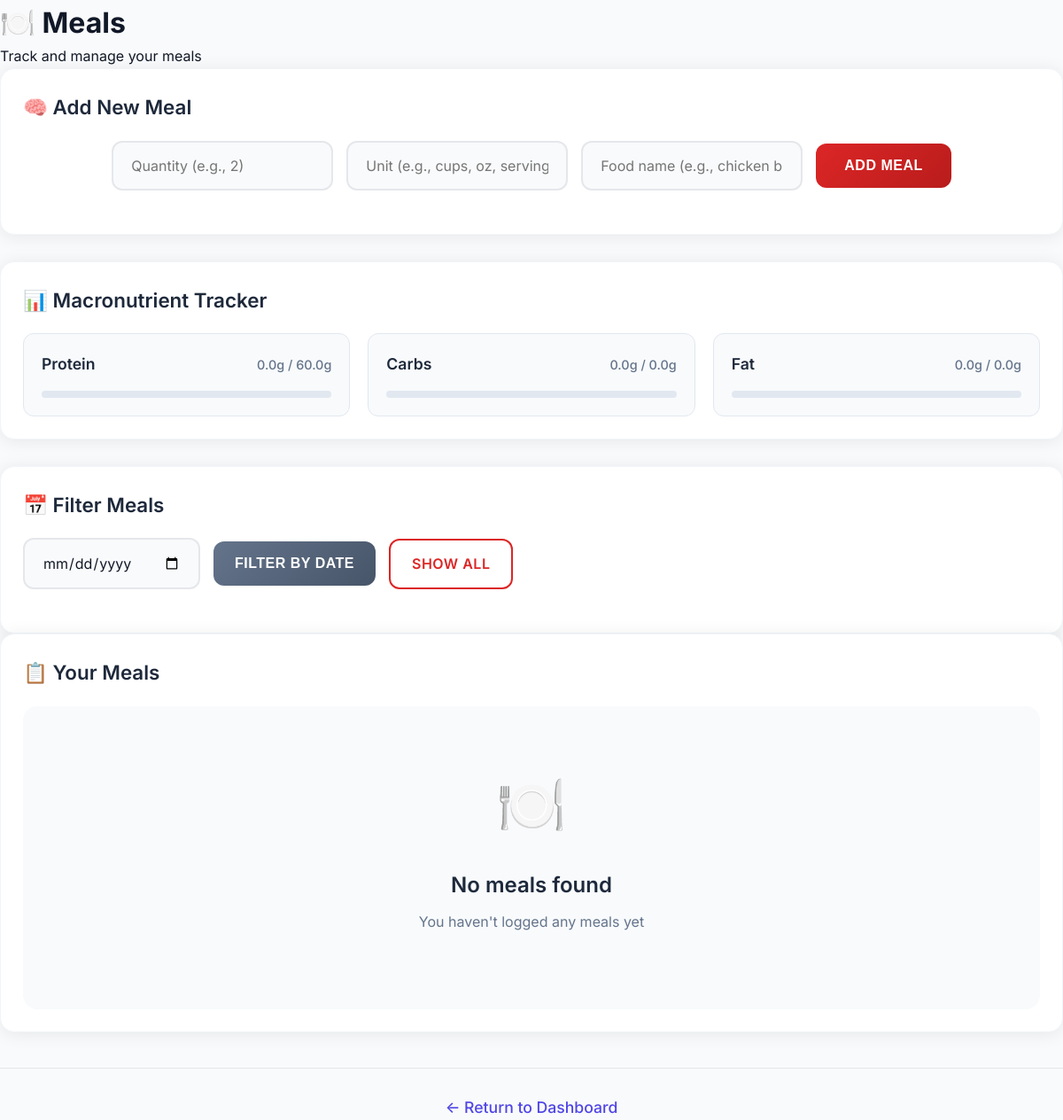
The app's page /meals (signed in), older data.
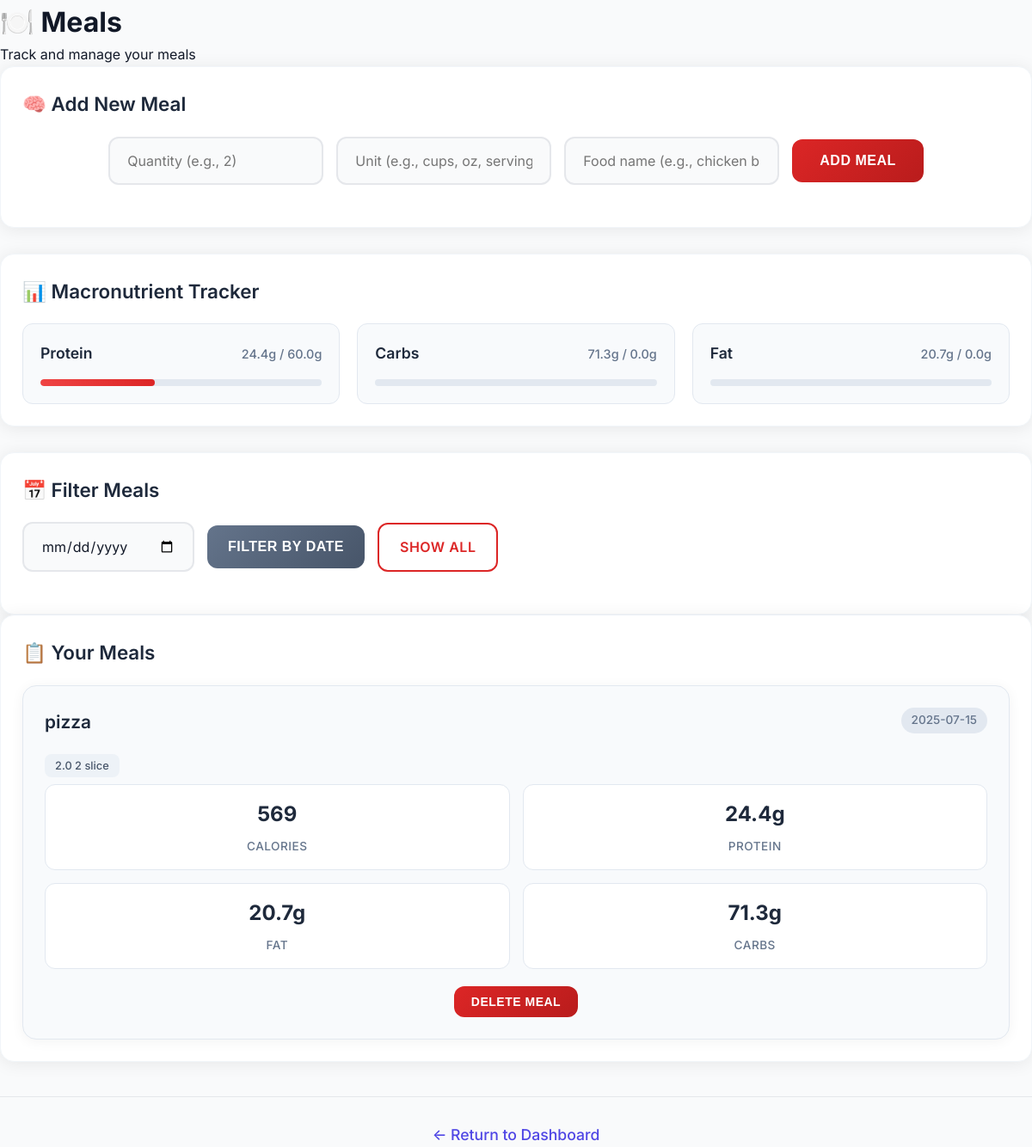
The same page, newer data.
### tables this page shows
CREATE TABLE goals (
            id INTEGER PRIMARY KEY AUTOINCREMENT,
            user_id INTEGER,
            weight_goal REAL,
            calorie_goal INTEGER, protein_goal REAL, carbs_goal REAL, fat_goal REAL,
            FOREIGN KEY (user_id) REFERENCES users(id)
        );

CREATE TABLE meals (
            id INTEGER PRIMARY KEY AUTOINCREMENT,
            user_id INTEGER,
            meal_name TEXT,
            calories REAL,
            protein REAL,
            fat REAL,
            carbs REAL,
            date TEXT, quantity REAL, unit TEXT, meal_session_id TEXT,
            FOREIGN KEY (user_id) REFERENCES users(id)
        );

### cedhealth_app.py (the view, shortened to what this page needs)
@app.route('/meals', methods=['GET', 'POST'])
def meals():
    if 'user_id' not in session:
        return redirect(url_for('login'))
    nutrition_data = None
    error_message = None
    date_filter = request.args.get('date')
    user_id = session['user_id']
    conn = sqlite3.connect('cedhealth.db')
    c = conn.cursor()
    if date_filter:
        c.execute('SELECT * FROM meals WHERE user_id = ? AND date = ?',
                  (user_id, date_filter))
    else:
        c.execute('SELECT * FROM meals WHERE user_id = ?', (user_id, ))
    meals_by_user = c.fetchall()
    if date_filter:
        c.execute('SELECT SUM(protein), SUM(carbs), SUM(fat) FROM meals WHERE user_id = ? AND date = ?',
                  (user_id, date_filter))
    else:
        c.execute('SELECT SUM(protein), SUM(carbs), SUM(fat) FROM meals WHERE user_id = ?', (user_id, ))
    macro_totals = c.fetchone()
    c.execute('SELECT protein_goal, carbs_goal, fat_goal FROM goals WHERE user_id = ?', (user_id,))
    macro_goals = c.fetchone()
    conn.close()
    return render_template('meals.html',
                           meals=meals_by_user,
                           selected_date=date_filter,
                           nutrition_data=nutrition_data,
                           error_message=error_message,
                           macro_totals=macro_totals,
                           macro_goals=macro_goals)

### templates/meals.html (shortened to what this page needs)
<!DOCTYPE html>
<html lang="en">
<head>
    <link rel="stylesheet" href="/static/style.css">
</head>
<body>
    <div class="container">
        <div class="header">
            <h1>🍽️ Meals</h1>
            <p>Track and manage your meals</p>
        </div>
        <div class="content">
            <div class="add-meal-section">
                <div class="section-card">
                    <h2>🧠 Add New Meal</h2>
                    <form method="POST" action="{{ url_for('meals') }}">
                        <div class="form-group">
                            <div class="input-wrapper">
                                <input type="number" name="quantity" placeholder="Quantity (e.g., 2)" step="0.1" min="0.1" required>
                            </div>
                            <div class="input-wrapper">
                                <input type="text" name="unit" placeholder="Unit (e.g., cups, oz, serving)" required>
                            </div>
                            <div class="input-wrapper">
                                <input type="text" name="food_name" placeholder="Food name (e.g., chicken breast)" required>
                            </div>
                            <button type="submit" name="action" value="add_meal" class="btn">Add Meal</button>
                        </div>
                    </form>
                </div>
            </div>
            <div class="macro-tracker-section">
                <div class="section-card">
                    <h2>📊 Macronutrient Tracker {% if selected_date %}for {{ selected_date }}{% endif %}</h2>
                    <div class="macro-grid">
                        <div class="macro-item">
                            <div class="macro-header">
                                <span class="macro-label">Protein</span>
                                <span class="macro-progress">
                                    {{ "%.1f"|format(macro_totals[0] or 0) }}g / {{ "%.1f"|format(macro_goals[0] or 0) }}g
                                </span>
                            </div>
                            <div class="progress-bar">
                                <div class="progress-fill protein-fill" style="width: {{ ((macro_totals[0] or 0) / (macro_goals[0] or 1) * 100) if macro_goals and macro_goals[0] else 0 }}%"></div>
                            </div>
                        </div>
                        <div class="macro-item">
                            <div class="macro-header">
                                <span class="macro-label">Carbs</span>
                                <span class="macro-progress">
                                    {{ "%.1f"|format(macro_totals[1] or 0) }}g / {{ "%.1f"|format(macro_goals[1] or 0) }}g
                                </span>
                            </div>
                            <div class="progress-bar">
                            </div>
                        </div>
                        <div class="macro-item">
                            <div class="macro-header">
                                <span class="macro-label">Fat</span>
                                <span class="macro-progress">
                                    {{ "%.1f"|format(macro_totals[2] or 0) }}g / {{ "%.1f"|format(macro_goals[2] or 0) }}g
                                </span>
                            </div>
                            <div class="progress-bar">
                            </div>
                        </div>
                    </div>
                </div>
            </div>
                <div class="section-card">
                    <h2>📅 Filter Meals</h2>
                    <form method="GET" class="filter-form">
                        <div class="form-group">
                            <div class="input-wrapper">
                                <input type="date" id="date" name="date" value="{{ selected_date or '' }}">
                            </div>
                            <button type="submit" class="btn btn-secondary">Filter by Date</button>
                            <a href="{{ url_for('meals') }}" class="btn btn-outline">Show All</a>
                        </div>
                    </form>
                </div>
            </div>
            <div class="meals-section">
                <div class="section-card">
                    <h2>📋 Your Meals {% if selected_date %}for {{ selected_date }}{% endif %}</h2>
                    {% if meals %}
                        <div class="meals-grid">
                            {% for meal in meals %}
                                <div class="meal-card">
                                    <div class="meal-header">
                                        <h3>{{ meal[2] }}</h3>
                                        <span class="meal-date">{{ meal[7] }}</span>
                                    </div>
                                    <div class="meal-measurement">
                                        <span class="measurement-badge">{{ meal[8] }} {{ meal[9] }}</span>
                                    </div>
                                    <div class="meal-nutrition">
                                        <div class="nutrition-item">
                                            <span class="value">{{ "%.0f"|format(meal[3]) }}</span>
                                            <span class="label">Calories</span>
                                        </div>
                                        <div class="nutrition-item">
                                            <span class="value">{{ "%.1f"|format(meal[4]) }}g</span>
                                            <span class="label">Protein</span>
                                        </div>
                                        <div class="nutrition-item">
                                            <span class="value">{{ "%.1f"|format(meal[5]) }}g</span>
                                            <span class="label">Fat</span>
                                        </div>
                                        <div class="nutrition-item">
                                            <span class="value">{{ "%.1f"|format(meal[6]) }}g</span>
                                            <span class="label">Carbs</span>
                                        </div>
                                    </div>
                                    <form method="POST" action="{{ url_for('delete_meal', meal_id=meal[0]) }}" class="delete-form">
                                        <button type="submit" class="btn btn-danger" onclick="return confirm('Delete this meal?')">
                                            Delete Meal
                                        </button>
                                    </form>
                                </div>
                            {% endfor %}
                        </div>
                    {% else %}
                        <div class="empty-state">
                            <div class="empty-icon">🍽️</div>
                            <h3>No meals found</h3>
                            <p>{% if selected_date %}No meals logged for {{ selected_date }}{% else %}You haven't logged any meals yet{% endif %}</p>
                        </div>
                    {% endif %}
                </div>
            </div>
            <div class="back-link">
                <a href="/dashboard">← Return to Dashboard</a>
            </div>
        </div>
</body>
</html>

### static/style.css (style rules this page uses)
* { margin: 0; padding: 0; box-sizing: border-box; }
:root { --primary-color: #3b82f6; --primary-dark: #1d4ed8; --secondary-color: #10b981; --accent-color: #8b5cf6; --warning-color: #f59e0b; --error-color: #ef4444; --success-color: #10b981; --gray-50: #f9fafb; --gray-100: #f3f4f6; --gray-200: #e5e7eb; --gray-300: #d1d5db; --gray-400: #9ca3af; --gray-500: #6b7280; --gray-600: #4b5563; --gray-700: #374151; --gray-800: #1f2937; --gray-900: #111827; --bg-primary: #ffffff; --bg-secondary: var(--gray-50); --bg-tertiary: var(--gray-100); --text-primary: var(--gray-900); --text-secondary: var(--gray-600); --text-tertiary: var(--gray-500); --shadow-sm: 0 1px 2px 0 rgba(0, 0, 0, 0.05); --shadow-md: 0 4px 6px -1px rgba(0, 0, 0, 0.1), 0 2px 4px -1px rgba(0, 0, 0, 0.06); --shadow-lg: 0 10px 15px -3px rgba(0, 0, 0, 0.1), 0 4px 6px -2px rgba(0, 0, 0, 0.05); --shadow-xl: 0 20px 25px -5px rgba(0, 0, 0, 0.1), 0 10px 10px -5px rgba(0, 0, 0, 0.04); --radius-sm: 0.375rem; --radius-md: 0.5rem; --radius-lg: 0.75rem; --radius-xl: 1rem; --space-xs: 0.5rem; --space-sm: 0.75rem; --space-md: 1rem; --space-lg: 1.5rem; --space-xl: 2rem; --space-2xl: 3rem; }
body { font-family: 'Inter', -apple-system, BlinkMacSystemFont, 'Segoe UI', Roboto, sans-serif; line-height: 1.6; color: var(--text-primary); background-color: var(--bg-secondary); min-height: 100vh; }
.macro-item { text-align: center; }
.progress-bar { transition: stroke-dashoffset 1.5s ease-in-out; }
.btn { display: inline-flex; align-items: center; justify-content: center; padding: var(--space-sm) var(--space-lg); font-size: 0.875rem; font-weight: 500; text-decoration: none; border: none; border-radius: var(--radius-md); cursor: pointer; transition: all 0.2s ease; white-space: nowrap; }
.btn-outline { background-color: transparent; color: var(--text-secondary); border: 1px solid var(--gray-300); }
.btn-secondary { background-color: var(--gray-100); color: var(--text-primary); }
.btn-danger { background-color: var(--error-color); color: white; }
.form-group { margin-bottom: var(--space-lg); }
input[type="text"], input[type="email"], input[type="password"], input[type="number"], input[type="date"], select, textarea { width: 100%; padding: var(--space-sm) var(--space-md); font-size: 0.875rem; border: 1px solid var(--gray-300); border-radius: var(--radius-md); background: var(--bg-primary); color: var(--text-primary); transition: all 0.2s ease; font-family: inherit; }
a { color: var(--primary-color); text-decoration: none; transition: color 0.2s ease; }

Row changes from the older to the newer data that the page shows:
added meals: meal_name "pizza", date "2025-07-15", quantity "2.0", unit "2 slice", calories "569", protein "24.4", fat "20.7", carbs "71.3"
Text that changed along with them:
{{ "%.1f"|format(macro_totals[0] or 0) }}: "0.0" → "24.4"
{{ "%.1f"|format(macro_totals[1] or 0) }}: "0.0" → "71.3"
{{ "%.1f"|format(macro_totals[2] or 0) }}: "0.0" → "20.7"
text no longer shown: "🍽️ No meals found You haven't logged any meals yet"
